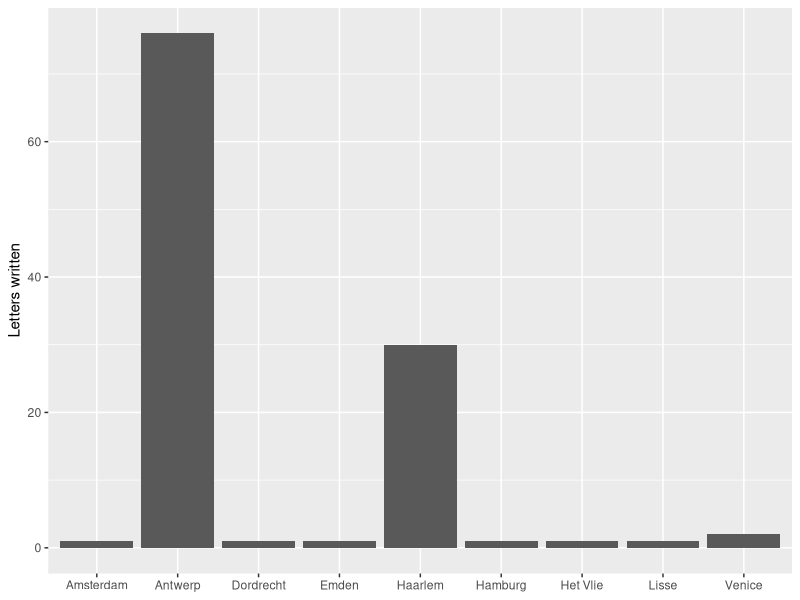
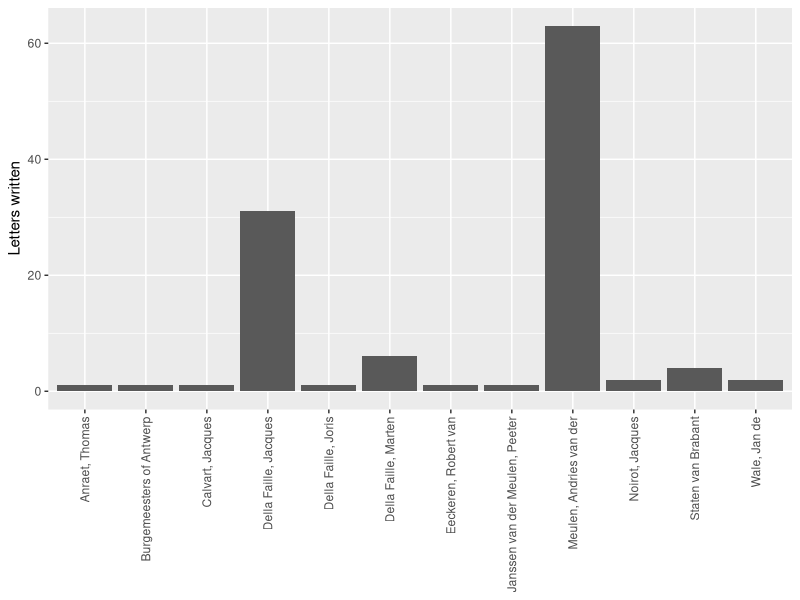
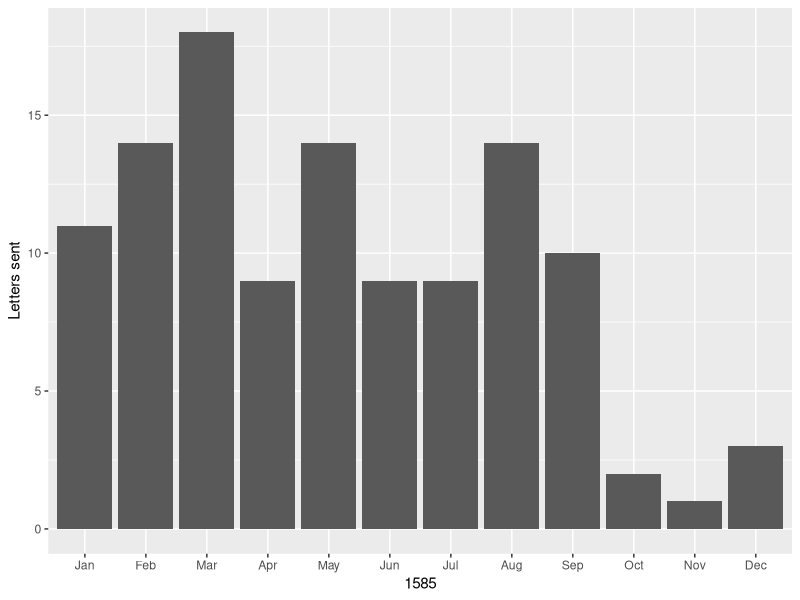
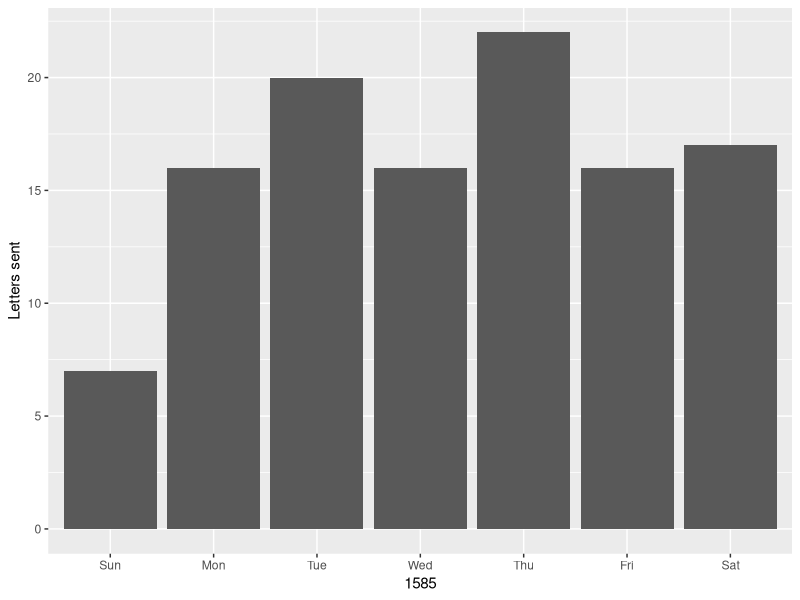
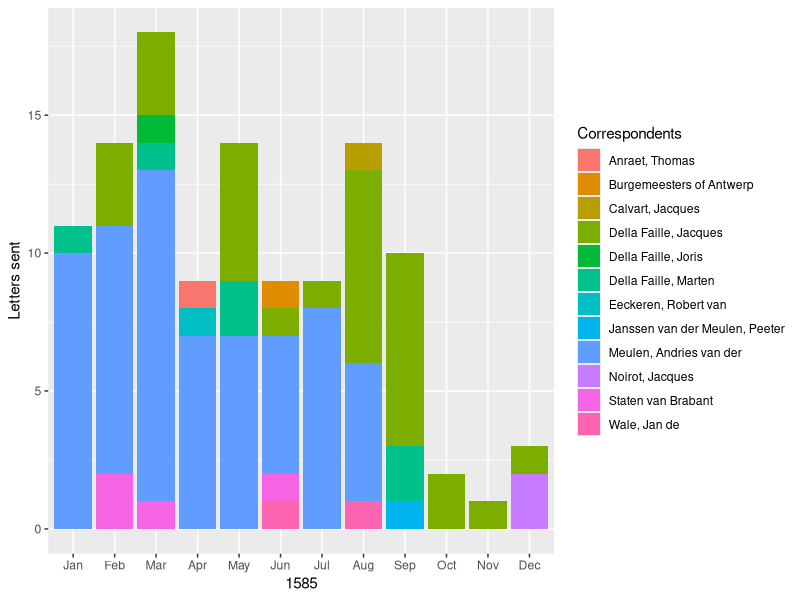
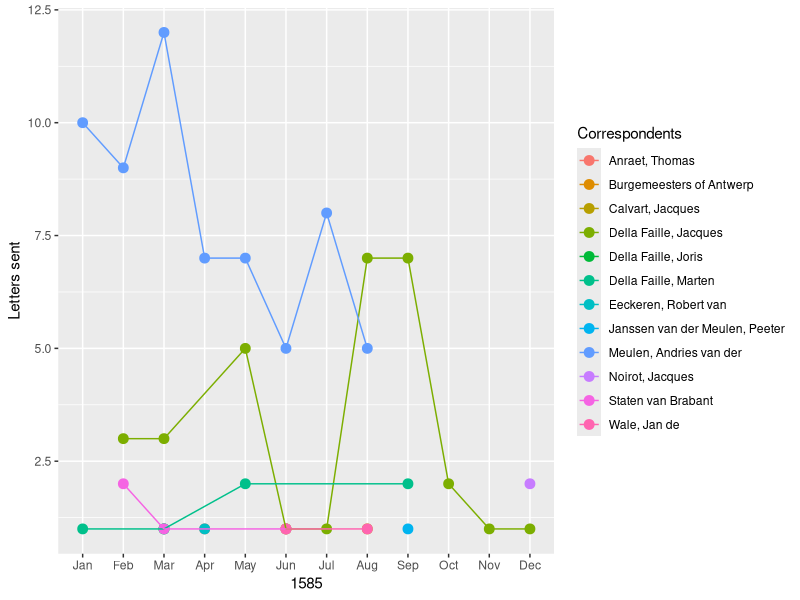

The R script that drew these images, in order:
## ---- chunk 1
#| label: assignment operator
x <- 5
## ---- chunk 2
#| label: print
x
## ---- chunk 3
#| label: sum
y <- sum(x, 10)
y
## ---- chunk 4
#| label: reassignment
x <- 15
sum(x, 10)
## ---- chunk 5
#| label: load-tidyverse
#| message: false
library(tidyverse)
## ---- chunk 6
#| label: load-data
#| message: false
letters <- read_csv("data/correspondence-data-1585.csv")
## ---- chunk 7
#| label: letters-tibble
letters
## ---- chunk 8
#| label: writers
distinct(letters, writer)
## ---- chunk 9
#| label: save-writers
writers <- distinct(letters, writer)
## ---- chunk 10
#| label: nr-writers
nrow(distinct(letters, writer))
## ---- chunk 11
#| label: sources-locations
distinct(letters, source)
distinct(letters, destination)
## ---- chunk 12
#| label: save-sources-locations
sources <- distinct(letters, source)
destinations <- distinct(letters, destination)
## ---- chunk 13
#| label: summarise
per_correspondent <- summarise(letters, count = n())
per_correspondent
## ---- chunk 14
#| label: per-correspondent
per_correspondent <- letters %>% 
  group_by(writer) %>% 
  summarise(count = n()) %>% 
  arrange(desc(count))

per_correspondent
## ---- chunk 15
#| label: per-source
per_source <- letters %>% 
  group_by(source) %>% 
  summarise(count = n()) %>% 
  arrange(desc(count))

per_source
## ---- chunk 16
#| label: per-source-plot
ggplot(data = per_source) +
  geom_bar(aes(x = source, y = count), stat = "identity") +
  labs(x = NULL, y = "Letters written")
## ---- chunk 17
#| label: per-correspondent-plot
#| fig.asp: 1
ggplot(data = letters) +
  geom_bar(aes(x = writer)) +
  labs(x = NULL, y = "Letters written") +
  theme(axis.text.x = element_text(angle = 90, hjust = 1, vjust = 0.5))
## ---- chunk 18
#| label: lubridate
#| message: false
library(lubridate)
## ---- chunk 19
#| label: per-month-nr
per_month <- letters %>% 
  mutate(month = month(date)) %>% 
  group_by(month) %>% 
  summarise(count = n())
per_month
## ---- chunk 20
#| label: per-month-tbl
per_month <- letters %>% 
  mutate(month = month(date, label = TRUE)) %>% 
  group_by(month) %>% 
  summarise(count = n())
per_month
## ---- chunk 21
#| label: per-month-plot
ggplot(data = per_month) +
  geom_bar(aes(x = month, y = count), stat = "identity") +
  labs(x = 1585, y = "Letters sent")
## ---- chunk 22
#| label: per-wday-tbl
per_wday <- letters %>% 
  mutate(wday = wday(date, label = TRUE)) %>% 
  group_by(wday) %>% 
  summarise(count = n())
per_wday
## ---- chunk 23
#| label: per-wday-plot
ggplot(data = letters) +
  geom_bar(aes(x = wday(date, label = TRUE))) +
  labs(x = 1585, y = "Letters sent")
## ---- chunk 24
#| label: sundays
letters %>% 
  filter(wday(date) == 1)
## ---- chunk 25
#| label: correspondent-per-month
correspondent_month <- letters %>% 
  mutate(month = month(date, label = TRUE)) %>% 
  group_by(writer, month) %>% 
  summarise(count = n()) %>% 
  arrange(desc(count))
correspondent_month
## ---- chunk 26
#| label: correspondent-month-plot
ggplot(data = correspondent_month) +
  geom_bar(aes(x = month, y = count, fill = writer), stat = "identity") +
  labs(x = 1585, y = "Letters sent", fill = "Correspondents")
## ---- chunk 27
#| label: line-plot
#| fig.asp: 0.75
ggplot(data = correspondent_month, aes(x = month, y = count, color = writer)) + 
  geom_point(size = 3) + 
  geom_line(aes(group = writer)) + 
  labs(x = 1585, y = "Letters sent", color = "Correspondents")
